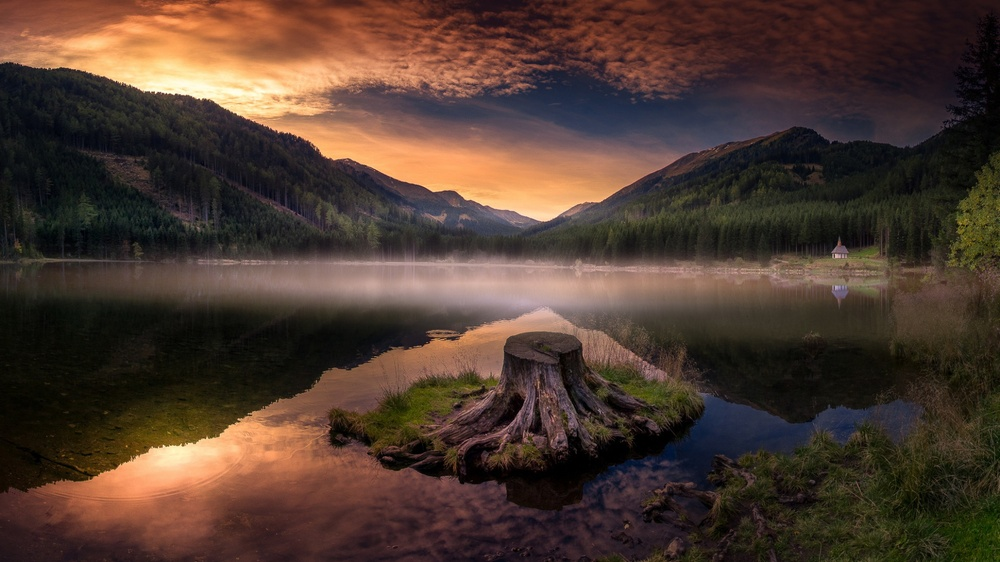
#> input picture lab_5/image.jpg, 1000 x 562 px, shrunk from 1920 x 1080 before the run
$ python task3.py
#> lines starting #> are read from the running program, lines starting #| are printed output that depends on the picture
import numpy as np
import cv2
from matplotlib import pyplot as plt
from matplotlib import image as mpimg
from PIL import Image, ImageEnhance


def show_image():
    image = mpimg.imread('image.jpg')
#> image is the input picture: shape (562, 1000, 3); mean R, G, B 77.8, 58.2, 47.9
#> in contrast, `img = ImageEnhance.Contrast(img).enhance(0.1)`:
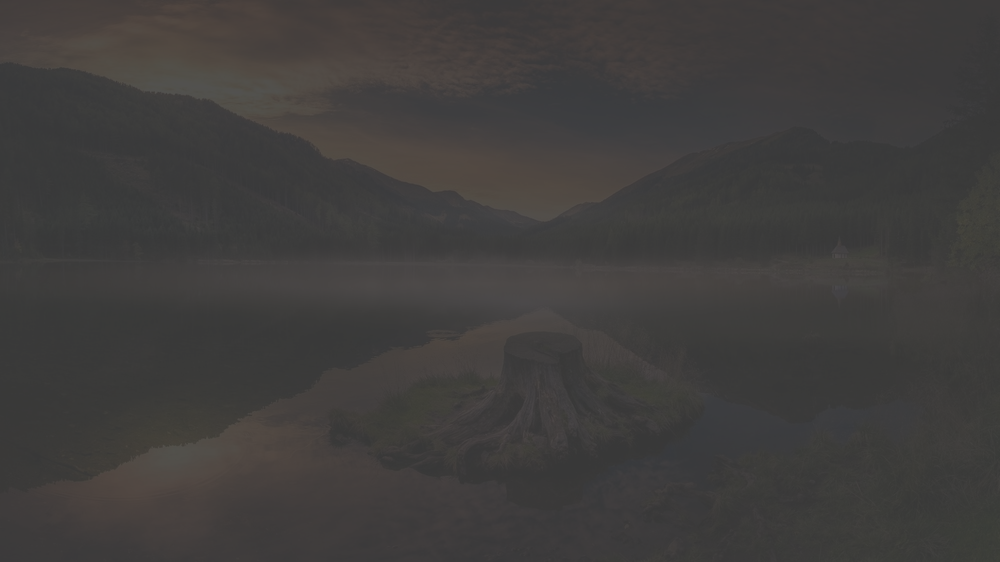
#> img: PIL image 1000x562 RGB; mean R, G, B 64, 62.1, 61
#> in contrast, `img1 = ImageEnhance.Contrast(img1).enhance(50.0)`:
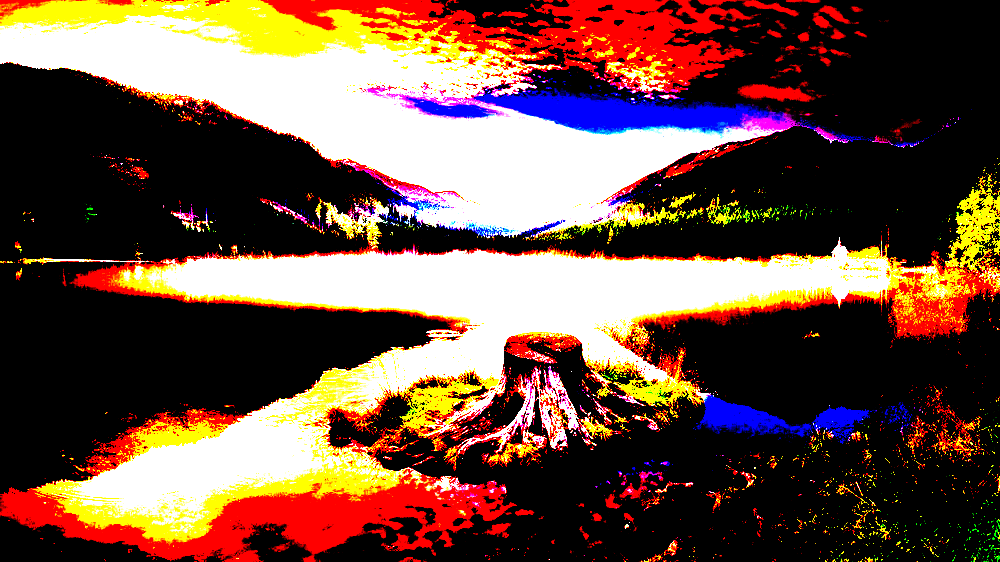
#> img1: PIL image 1000x562 RGB; mean R, G, B 109, 79.3, 66.2
    plt.imshow(image)
    plt.show()


def channel():
    image = mpimg.imread('image.jpg')
    ired, iblue, igreen = image.copy(), image.copy(), image.copy()
    ired[:,:, 1], ired[:, :, 2] = 0, 0
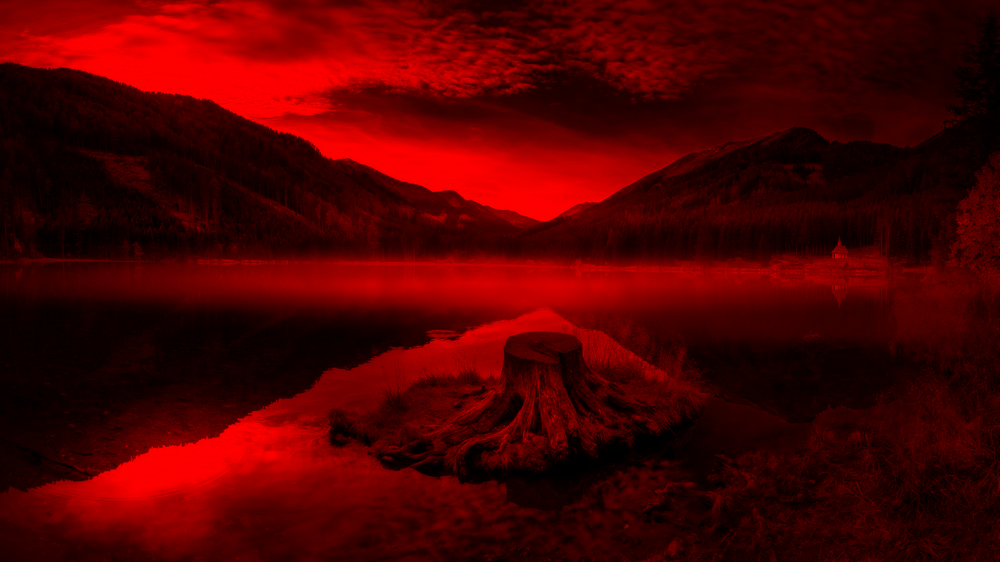
#> ired: shape (562, 1000, 3); mean R, G, B 77.8, 0, 0
    plt.imshow(ired)
    plt.show()
    iblue[:, :, 0], iblue[:, :, 1] = 0, 0
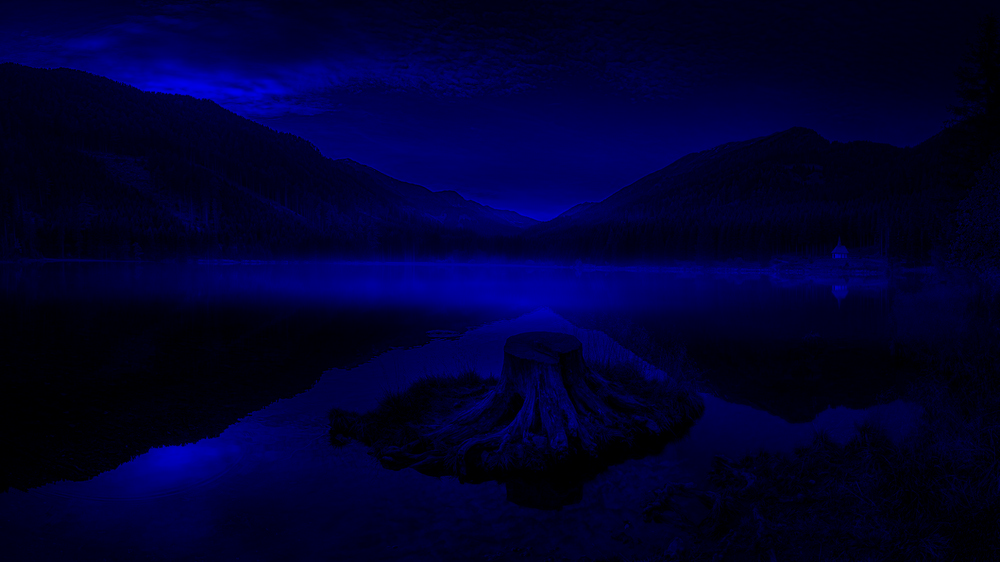
#> iblue: shape (562, 1000, 3); mean R, G, B 0, 0, 47.9
    plt.imshow(iblue)
    plt.show()
    igreen[:, :, 0], igreen[:, :, 2] = 0, 0
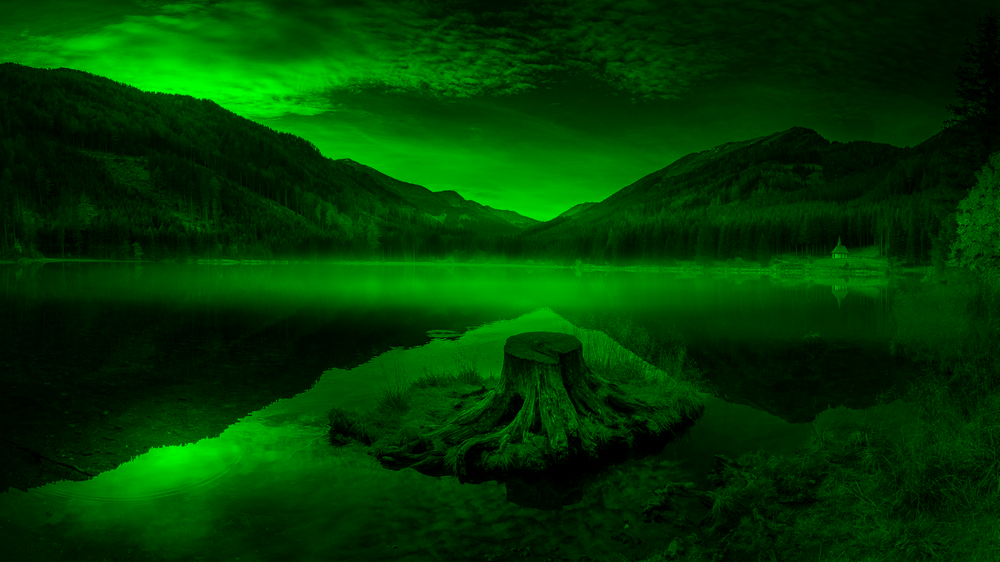
#> igreen: shape (562, 1000, 3); mean R, G, B 0, 58.2, 0
    plt.imshow(igreen)
    plt.show()
    img =  Image.open('image.jpg')
    r, g, b = img.split()
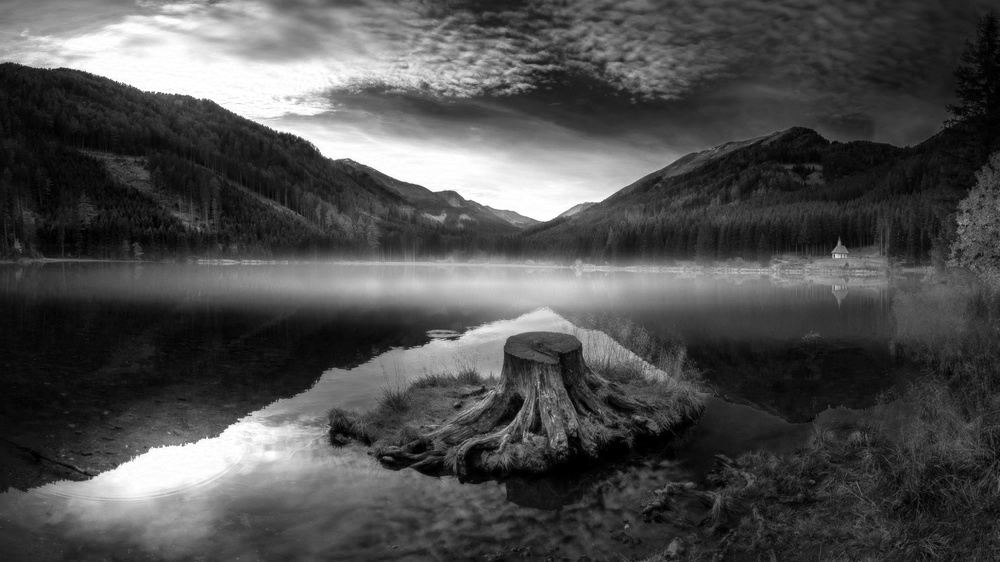
#> r: PIL image 1000x562 L; min 0, max 255, mean 77.8
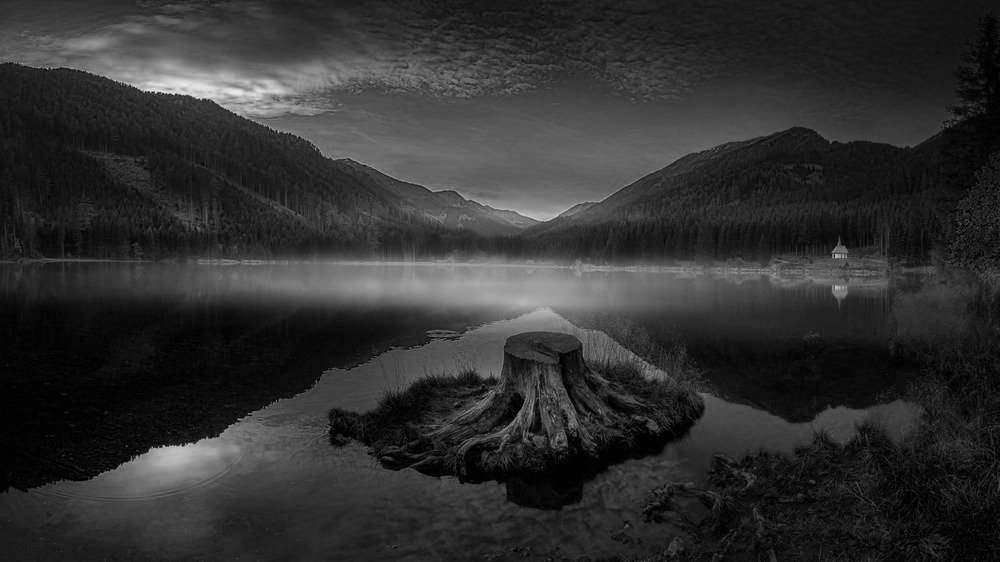
#> b: PIL image 1000x562 L; min 0, max 235, mean 47.9
    r.show()
    g.show()
    b.show()


def contrast():
    img =  Image.open('image.jpg')
    img1 = img.copy()
    img = ImageEnhance.Contrast(img).enhance(0.1)
    img.show()
    img1 = ImageEnhance.Contrast(img1).enhance(50.0)
    img1.show()


def gray_image():
    rgb = mpimg.imread('image.jpg')
    gray = np.dot(rgb[..., :3], [0.299, 0.587, 0.114])
    plt.imshow(gray, cmap=plt.get_cmap('gray'))
    plt.show()


if __name__ == "__main__":
    show_image()
    contrast()
    channel()
    gray_image()
